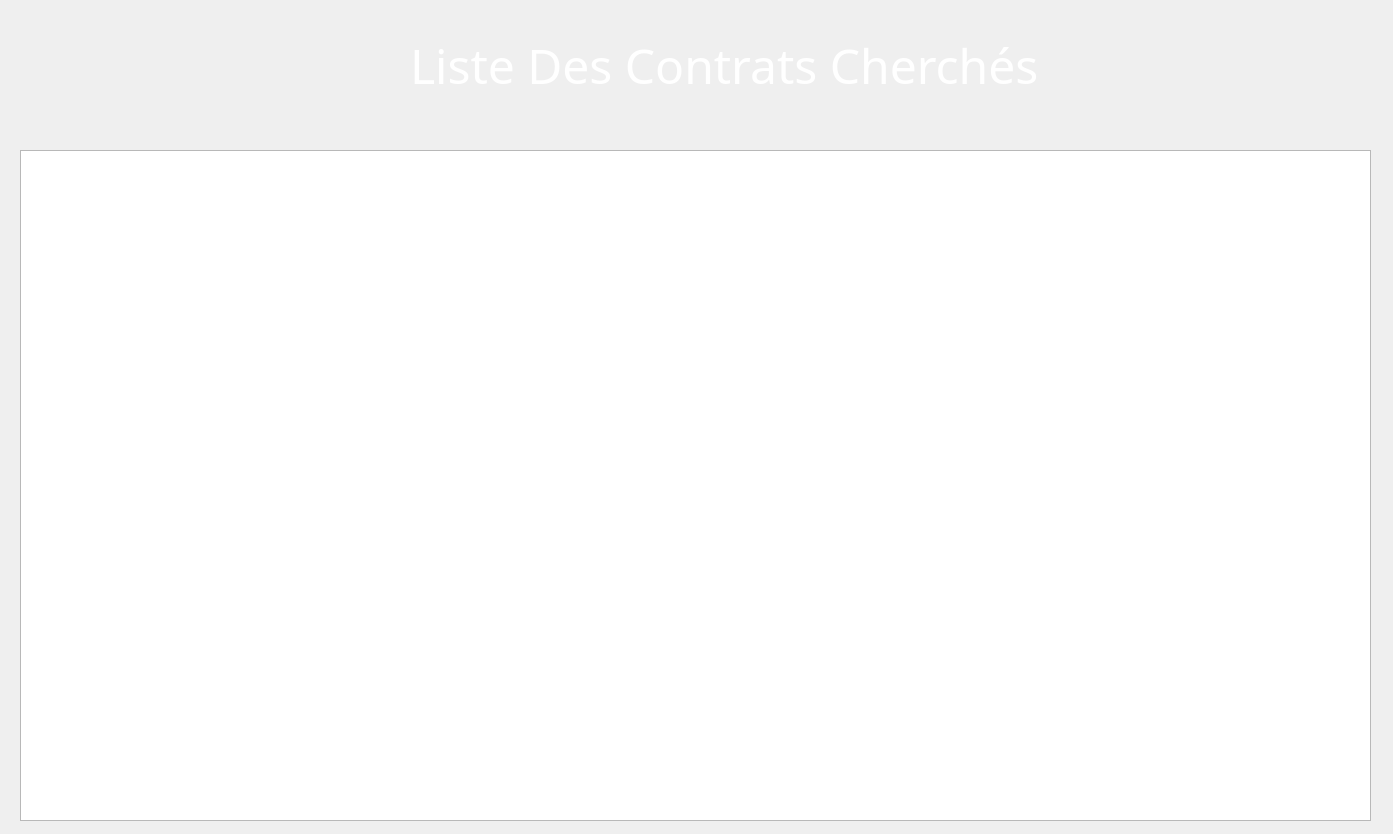
<?xml version="1.0" encoding="UTF-8"?>
<ui version="4.0">
 <class>Dialog</class>
 <widget class="QDialog" name="Dialog">
  <property name="geometry">
   <rect>
    <x>0</x>
    <y>0</y>
    <width>1393</width>
    <height>834</height>
   </rect>
  </property>
  <property name="windowTitle">
   <string>Dialog</string>
  </property>
  <widget class="QLabel" name="label">
   <property name="geometry">
    <rect>
     <x>-180</x>
     <y>-20</y>
     <width>1821</width>
     <height>891</height>
    </rect>
   </property>
   <property name="text">
    <string/>
   </property>
   <property name="pixmap">
    <pixmap resource="affc.qrc">:/pic/b2.jpg</pixmap>
   </property>
   <property name="scaledContents">
    <bool>true</bool>
   </property>
  </widget>
  <widget class="QLabel" name="label_2">
   <property name="geometry">
    <rect>
     <x>410</x>
     <y>30</y>
     <width>631</width>
     <height>71</height>
    </rect>
   </property>
   <property name="font">
    <font>
     <family>Bernard MT Condensed</family>
     <pointsize>36</pointsize>
    </font>
   </property>
   <property name="styleSheet">
    <string notr="true">color:white</string>
   </property>
   <property name="text">
    <string>Liste Des Contrats Cherchés</string>
   </property>
  </widget>
  <widget class="QTableView" name="tableView">
   <property name="geometry">
    <rect>
     <x>20</x>
     <y>150</y>
     <width>1351</width>
     <height>671</height>
    </rect>
   </property>
  </widget>
 </widget>
 <resources>
  <include location="affc.qrc"/>
 </resources>
 <connections/>
</ui>
